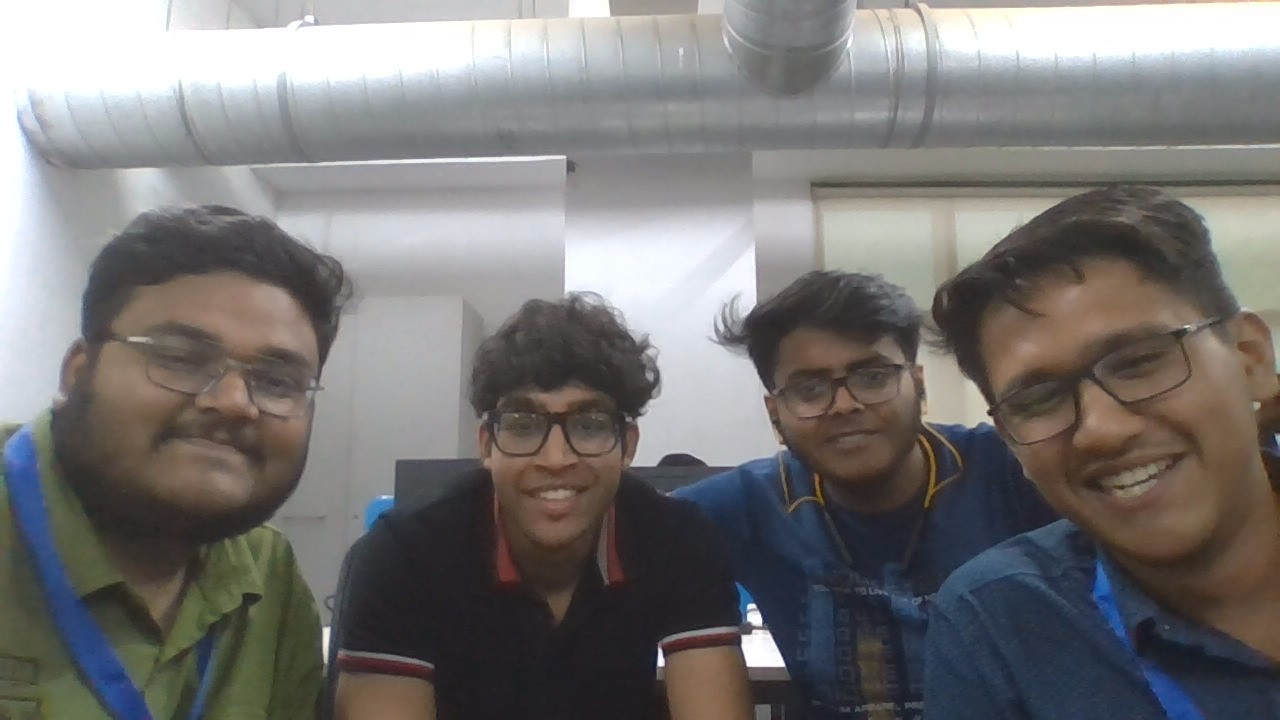
#> input picture Face Recognition Model/Model/test_images/group.jpg, 1280 x 720 px
$ jupyter execute --allow-errors Person_Classification_Model.ipynb   (shell and % lines are left out)
#> lines starting #> are read from the running program, lines starting #| are printed output that depends on the picture
## Importing Libraries

[cell 1]
import numpy as np
import cv2
import matplotlib
from matplotlib import pyplot as plt

## Image Pre-processing

[cell 2]
img = cv2.imread('./test_images/group.jpg')
#> img is the input picture: shape (720, 1280, 3); mean B, G, R 116.8, 117.4, 119.7
img.shape
#> Out = (720, 1280, 3)

[cell 3]
plt.imshow(img)

[cell 4]
gray = cv2.cvtColor(img, cv2.COLOR_BGR2GRAY)
gray.shape
#> Out = (720, 1280)

[cell 5]
gray

[cell 6]
plt.imshow(gray, cmap='gray')

[cell 7]
face_cascade = cv2.CascadeClassifier('./opencv/haarcascades/haarcascade_frontalface_default.xml')
eye_cascade = cv2.CascadeClassifier('./opencv/haarcascades/haarcascade_eye.xml')

faces = face_cascade.detectMultiScale(gray, 1.3, 5)
#> faces = [[476, 358, 164, 164], [764, 323, 151, 151], [110, 274, 235, 235]]
faces
#> Out has the same summary as faces

[cell 8]
(x,y,w,h) = faces[0]
#> x = 476; y = 358; w = 164; h = 164
x,y,w,h
#> Out = (476, 358, 164, 164)

[cell 9]
face_img = cv2.rectangle(img,(x,y),(x+w,y+h),(255,0,0),4)
plt.imshow(face_img)

[cell 10]
cv2.destroyAllWindows()
for (x,y,w,h) in faces:
    face_img = cv2.rectangle(img,(x,y),(x+w,y+h),(255,0,0),2)
    roi_gray = gray[y:y+h, x:x+w]
    roi_color = face_img[y:y+h, x:x+w]
    eyes = eye_cascade.detectMultiScale(roi_gray)
    for (ex,ey,ew,eh) in eyes:
        cv2.rectangle(roi_color,(ex,ey),(ex+ew,ey+eh),(0,255,0),2)
#> this loop made 3 passes
#> pass 1, `roi_color = face_img[y:y+h, x:x+w]`:
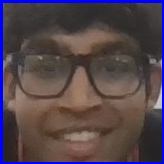
#> roi_color: shape (164, 164, 3); mean B, G, R 76.5, 68.4, 82.7
#> after the loop:
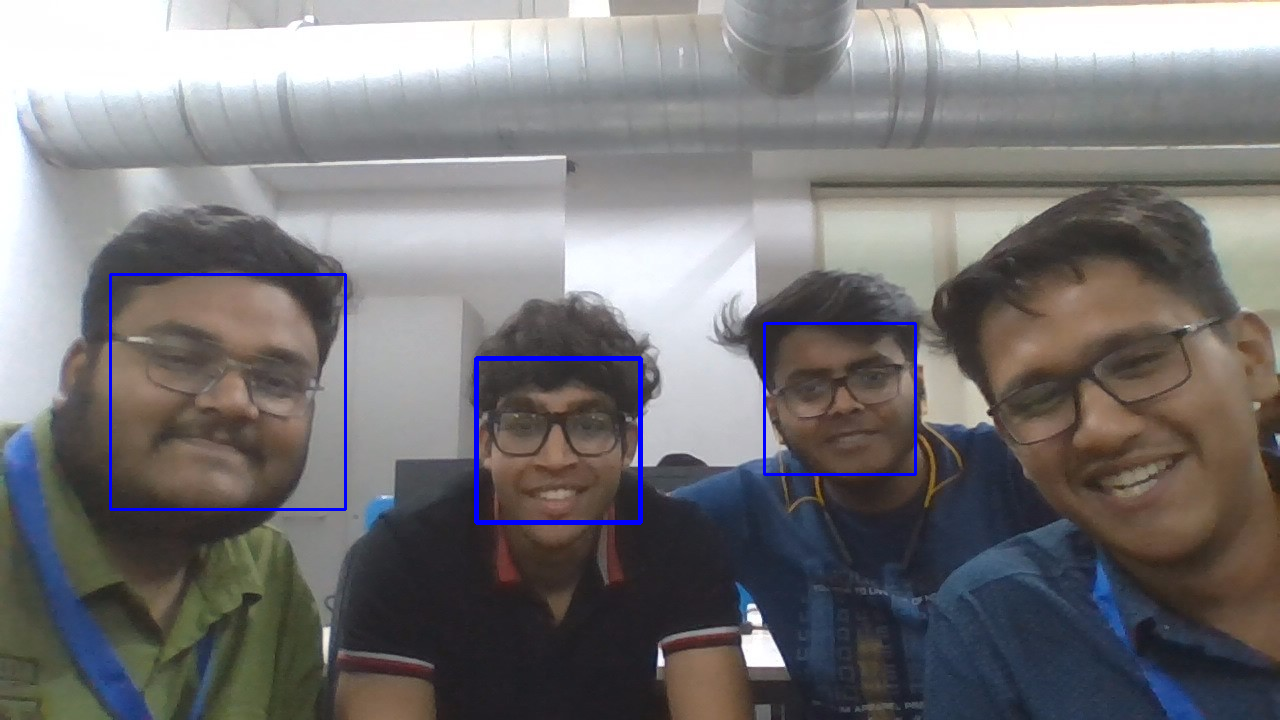
#> img: shape (720, 1280, 3); mean B, G, R 118.3, 116.7, 118.9
#> after the loop:
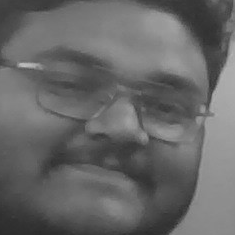
#> roi_gray: shape (235, 235); min 42, max 191, mean 103.2


plt.figure()
plt.imshow(face_img, cmap='gray')
plt.show()

### Croping Final image

[cell 11]
count = 0  # Counter for naming the cropped image files
for (x, y, w, h) in faces:  # Adjust based on whether you used Dlib or MTCNN
    roi_color = img[y:y+h, x:x+w]

    cv2.imwrite(f"face_{count}.jpg", roi_color)
    count += 1
#> after the loop, count = 3

[cell 12]
plt.imshow(roi_color, cmap='gray')

[cell 13]
cropped_img = np.array(roi_color)
cropped_img.shape
#> Out = (235, 235, 3)

### Wavelet transform

[cell 14]
# Getting various facial features such as eyes, nose, lips etc using "Wavelet transform"
import pywt

def w2d(img, mode='haar', level=1):
#> called with mode = 'db1', level = 5
    imArray = img
    imArray = cv2.cvtColor( imArray,cv2.COLOR_RGB2GRAY )
    imArray =  np.float32(imArray)
    imArray /= 255;
    coeffs=pywt.wavedec2(imArray, mode, level=level)
#> coeffs = 6 items

    coeffs_H=list(coeffs)
#> coeffs_H = 6 items
    coeffs_H[0] *= 0;

    imArray_H=pywt.waverec2(coeffs_H, mode);
    imArray_H *= 255;
    imArray_H =  np.uint8(imArray_H)

    return imArray_H

[cell 15]
im_har = w2d(cropped_img,'db1',5)
plt.imshow(im_har, cmap='gray')

## Saving final croped image

[cell 16]
def get_cropped_image(image_path):
    img = cv2.imread(image_path)
    gray = cv2.cvtColor(img, cv2.COLOR_BGR2GRAY)
    faces = face_cascade.detectMultiScale(gray, 1.3, 5)
    for (x,y,w,h) in faces:
        roi_gray = gray[y:y+h, x:x+w]
        roi_color = img[y:y+h, x:x+w]
        eyes = eye_cascade.detectMultiScale(roi_gray)
        if len(eyes) >= 1:
            return roi_color

[cell 17]
original_image = cv2.imread('./test_images/naveen1.jpg')
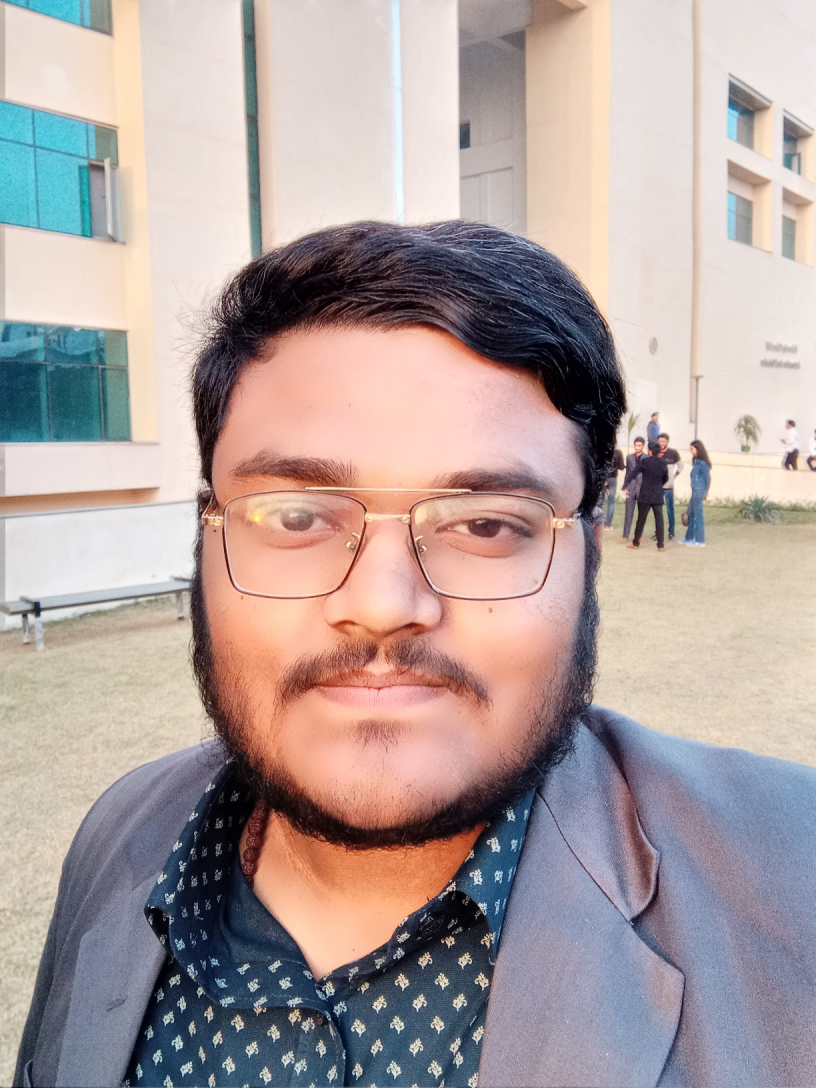
#> input picture Face Recognition Model/Model/test_images/naveen1.jpg, 2448 x 3264 px (shown at 1/3 size)
#> original_image is the input picture: shape (3264, 2448, 3); mean B, G, R 158.8, 160.8, 175.7
plt.imshow(original_image)

[cell 18]
cropped_image = get_cropped_image('./test_images/naveen1.jpg')
#> in get_cropped_image, `gray = cv2.cvtColor(img, cv2.COLOR_BGR2GRAY)`:
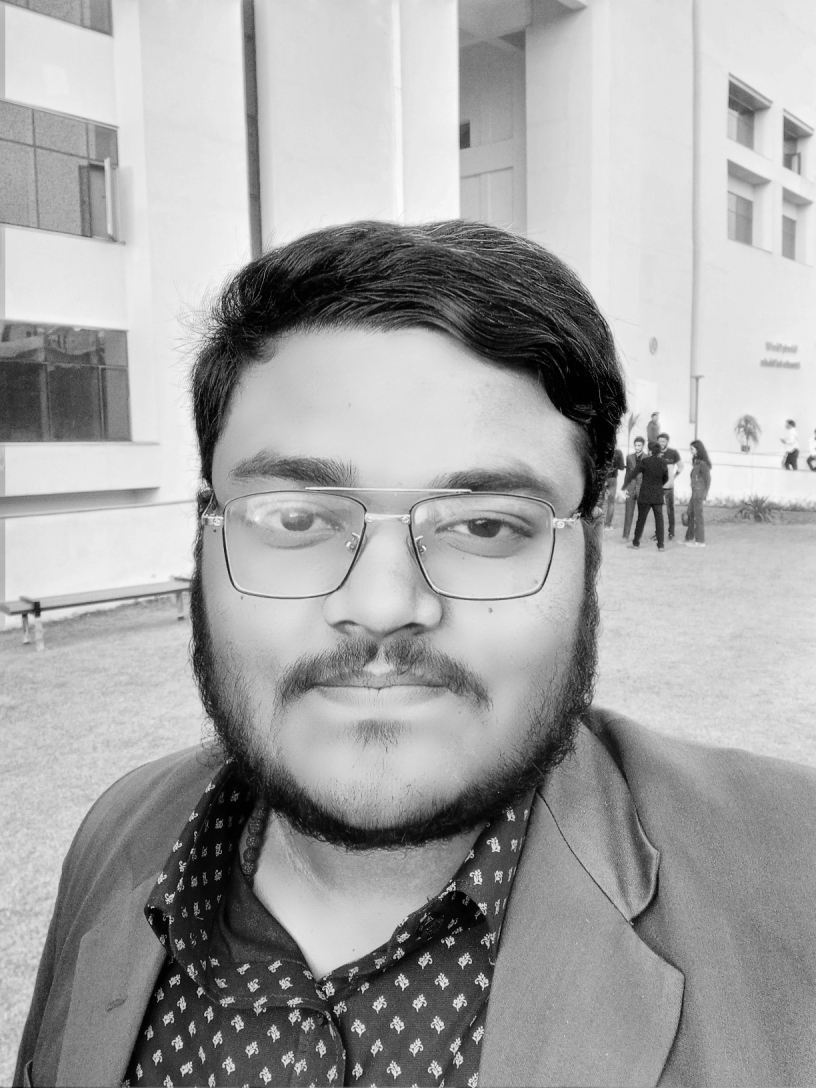
#> gray: shape (3264, 2448) (shown at 1/3 size); min 0, max 254, mean 165
#> in get_cropped_image, `faces = face_cascade.detectMultiScale(gray, 1.3, 5)`: faces = [[493, 1039, 1370, 1370]]
#> the loop in get_cropped_image, `for (x,y,w,h) in faces:` made 1 pass
#> pass 1, in get_cropped_image, `roi_color = img[y:y+h, x:x+w]`:
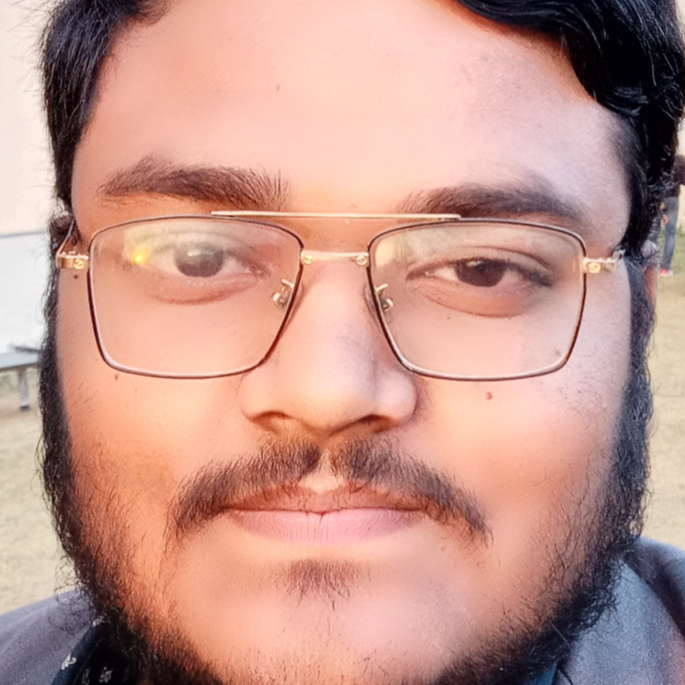
#> roi_color: shape (1370, 1370, 3) (shown at 1/2 size); mean B, G, R 138.6, 149.1, 194
plt.imshow(cropped_image)

### Testing on unclear data

[cell 19]
org_unclear_image = cv2.imread('./test_images/naveen2.jpg')
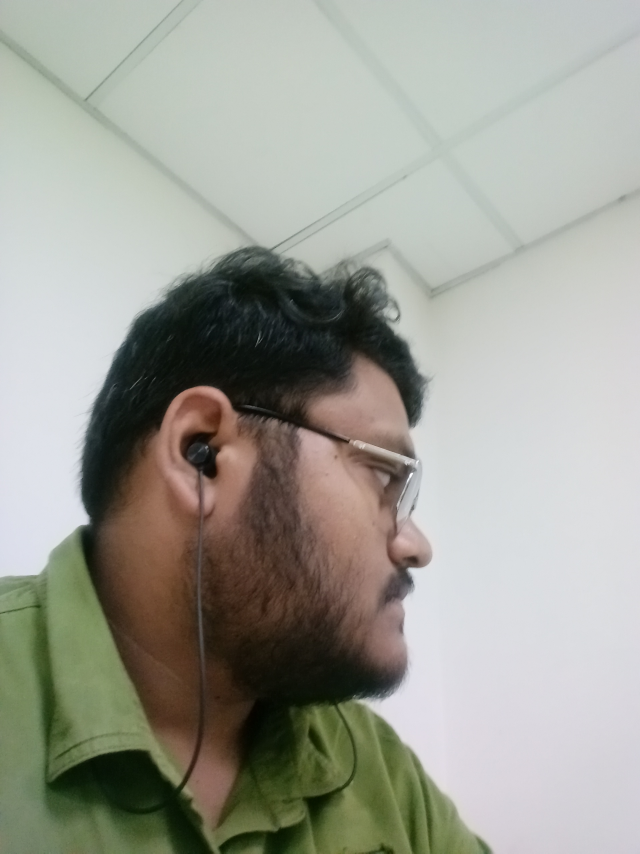
#> input picture Face Recognition Model/Model/test_images/naveen2.jpg, 1920 x 2560 px (shown at 1/3 size)
#> org_unclear_image is the input picture: shape (2560, 1920, 3); mean B, G, R 148.7, 158, 157.2
plt.imshow(org_unclear_image)

[cell 20]
unclear_cropped_image = get_cropped_image('./test_images/naveen2.jpg')
#> call 2 of get_cropped_image, with image_path = './test_images/naveen2.jpg'
#> in get_cropped_image (call 2), `gray = cv2.cvtColor(img, cv2.COLOR_BGR2GRAY)`:
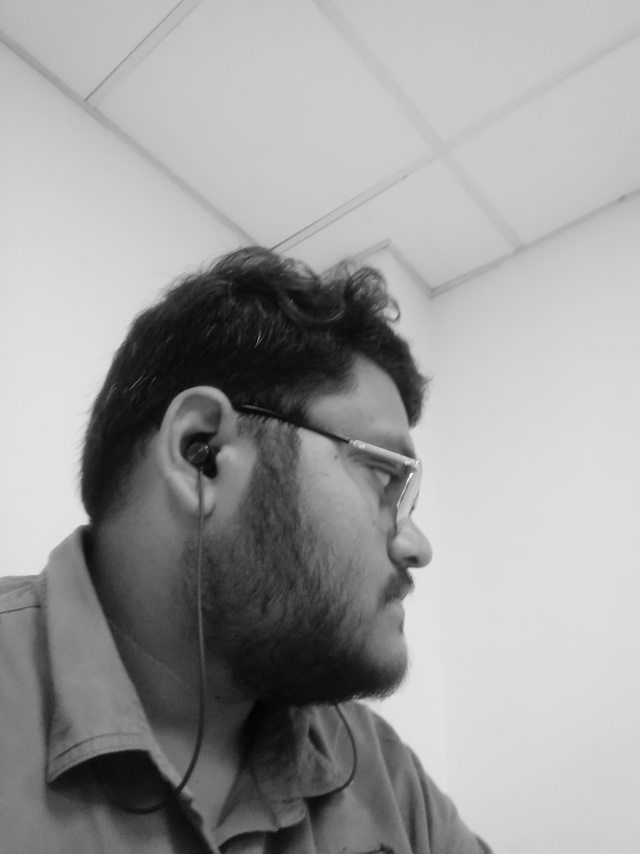
#> gray: shape (2560, 1920) (shown at 1/3 size); min 1, max 255, mean 156.7
#> in get_cropped_image (call 2), `faces = face_cascade.detectMultiScale(gray, 1.3, 5)`: faces = ()
unclear_cropped_image

## Saving Cropped Image to new dir

[cell 21]
path_to_data = "./Dataset/"
path_to_cr_data = "./Dataset/CROPPED/"

[cell 22]
import os
img_dirs = []
for entry in os.scandir(path_to_data):
    if entry.is_dir():
        img_dirs.append(entry.path)

[cell 23]
img_dirs

[cell 24]
import shutil
if os.path.exists(path_to_cr_data):
     shutil.rmtree(path_to_cr_data)
os.mkdir(path_to_cr_data)

[cell 25]
cropped_image_dirs = []
person_file_names_dict = {}
#> (the rest of this cell did not finish here and is left out)

        if roi_color is not None:
            cropped_folder = path_to_cr_data + person_name
            if not os.path.exists(cropped_folder):
                os.makedirs(cropped_folder)
                cropped_image_dirs.append(cropped_folder)
                print("Generating cropped images in folder: ",cropped_folder)
            cropped_file_name = person_name + str(count) + ".png"
            cropped_file_path = cropped_folder + "/" + cropped_file_name
            cv2.imwrite(cropped_file_path, roi_color)
            person_file_names_dict[person_name].append(cropped_file_path)
            count += 1

[cell 26]
class_dict = {}
count = 0
for person_name in person_file_names_dict.keys():
    class_dict[person_name] = count
    count = count + 1
class_dict
